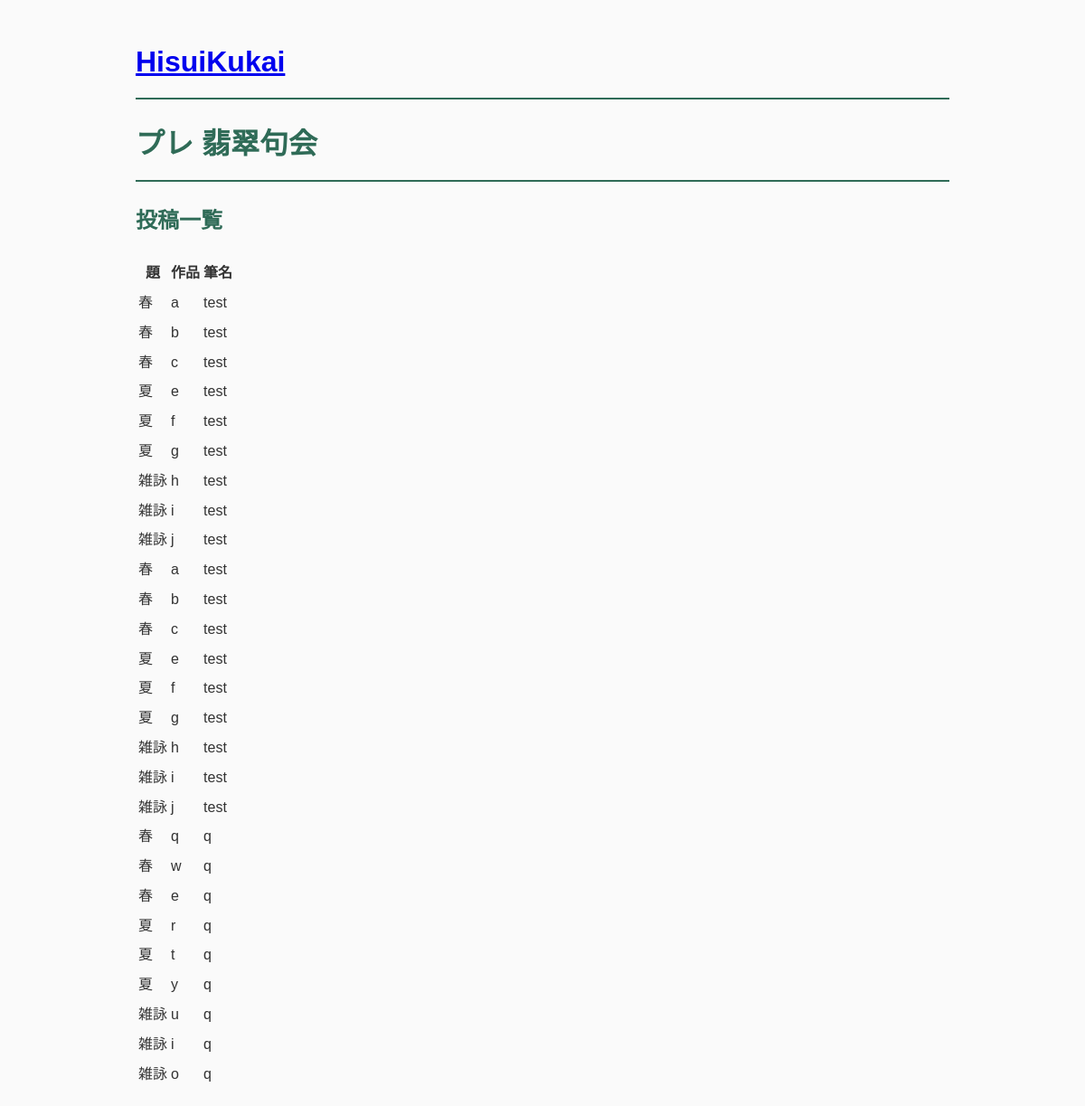
Page /contest/1/submissions on the committed database.
### tables this page shows
CREATE TABLE contests (
    id INTEGER PRIMARY KEY AUTOINCREMENT,

    contest_no TEXT NOT NULL,

    theme1 TEXT NOT NULL,
    judge1 TEXT NOT NULL,

    theme2 TEXT NOT NULL,
    judge2 TEXT NOT NULL,

    free_judge TEXT NOT NULL,

    status TEXT NOT NULL DEFAULT 'created',

    created_at TIMESTAMP DEFAULT CURRENT_TIMESTAMP
);

CREATE TABLE submissions (
    id INTEGER PRIMARY KEY AUTOINCREMENT,

    participant_id INTEGER NOT NULL,

    theme TEXT NOT NULL,

    poem TEXT NOT NULL,

    created_at TIMESTAMP DEFAULT CURRENT_TIMESTAMP,

    FOREIGN KEY(participant_id) REFERENCES participants(id)
);

CREATE TABLE participants (
    id INTEGER PRIMARY KEY AUTOINCREMENT,

    contest_id INTEGER NOT NULL,

    pen_name TEXT NOT NULL,
    pen_name_kana TEXT NOT NULL,

    created_at TIMESTAMP DEFAULT CURRENT_TIMESTAMP,

    FOREIGN KEY(contest_id) REFERENCES contests(id)
);

### app.py (the view)
@app.route("/contest/<int:contest_id>/submissions")
def submissions(contest_id):
    contest = get_contest(contest_id)
    submissions = get_submissions(contest_id)
    return render_template(
        "submissions.html",
        contest=contest,
        submissions=submissions,
    )

### database.py (called while the page is built)
def get_connection():
    conn = sqlite3.connect(DATABASE)
    conn.row_factory = sqlite3.Row
    return conn

### services/contest_service.py (called while the page is built)
def get_contest(contest_id):
    conn = get_connection()
    contest = conn.execute(
        """
        SELECT *
        FROM contests
        WHERE id = ?
        """,
        (contest_id,),
    ).fetchone()
    conn.close()
    return contest

### services/submission_service.py (called while the page is built)
def get_submissions(contest_id):
    conn = get_connection()
    submissions = conn.execute(
        """
        SELECT

            participants.pen_name,
            participants.pen_name_kana,

            submissions.theme,
            submissions.poem

        FROM submissions

        JOIN participants
        ON submissions.participant_id = participants.id

        WHERE participants.contest_id = ?

        ORDER BY participants.id
        """,
        (contest_id,),
    ).fetchall()
    conn.close()
    return submissions

### templates/submissions.html (shortened to what this page needs)
{% extends "base.html" %}
{% block content %}
<h1>{{ contest["contest_no"] }} 翡翠句会</h1>
<h2>投稿一覧</h2>
<table>
<tr>
<th>題</th>
<th>作品</th>
<th>筆名</th>
</tr>
{% for submission in submissions %}
<tr>
<td>
{% if submission["theme"] == "theme1" %}
{{ contest["theme1"] }}
{% elif submission["theme"] == "theme2" %}
{{ contest["theme2"] }}
{% else %}
雑詠
{% endif %}
</td>
<td>{{ submission["poem"] }}</td>
<td>{{ submission["pen_name"] }}</td>
</tr>
{% endfor %}
</table>
{% endblock %}

### static/style.css (style rules this page uses)
body { max-width: 900px; margin: 40px auto; padding: 0 30px; font-family: "Noto Sans JP", sans-serif; line-height: 1.8; color: #333; background: #fafafa; }
h1 { color: #2f6b57; border-bottom: 2px solid #2f6b57; padding-bottom: 10px; }
h2 { color: #2f6b57; }

### rows in the picture
contests: contest_no "プレ", theme1 "春", theme2 "夏"
submissions: poem "a", pen_name "test"
submissions: poem "b", pen_name "test"
submissions: poem "c", pen_name "test"
submissions: poem "e", pen_name "test"
submissions: poem "f", pen_name "test"
submissions: poem "g", pen_name "test"
submissions: theme "雑詠", poem "h", pen_name "test"
submissions: theme "雑詠", poem "i", pen_name "test"
submissions: theme "雑詠", poem "j", pen_name "test"
submissions: poem "a", pen_name "test"
submissions: poem "b", pen_name "test"
submissions: poem "c", pen_name "test"
submissions: poem "e", pen_name "test"
submissions: poem "f", pen_name "test"
submissions: poem "g", pen_name "test"
submissions: theme "雑詠", poem "h", pen_name "test"
submissions: theme "雑詠", poem "i", pen_name "test"
submissions: theme "雑詠", poem "j", pen_name "test"
submissions: poem "q", pen_name "q"
submissions: poem "w", pen_name "q"
submissions: poem "e", pen_name "q"
submissions: poem "r", pen_name "q"
submissions: poem "t", pen_name "q"
submissions: poem "y", pen_name "q"
submissions: theme "雑詠", poem "u", pen_name "q"
submissions: theme "雑詠", poem "i", pen_name "q"
submissions: theme "雑詠", poem "o", pen_name "q"
